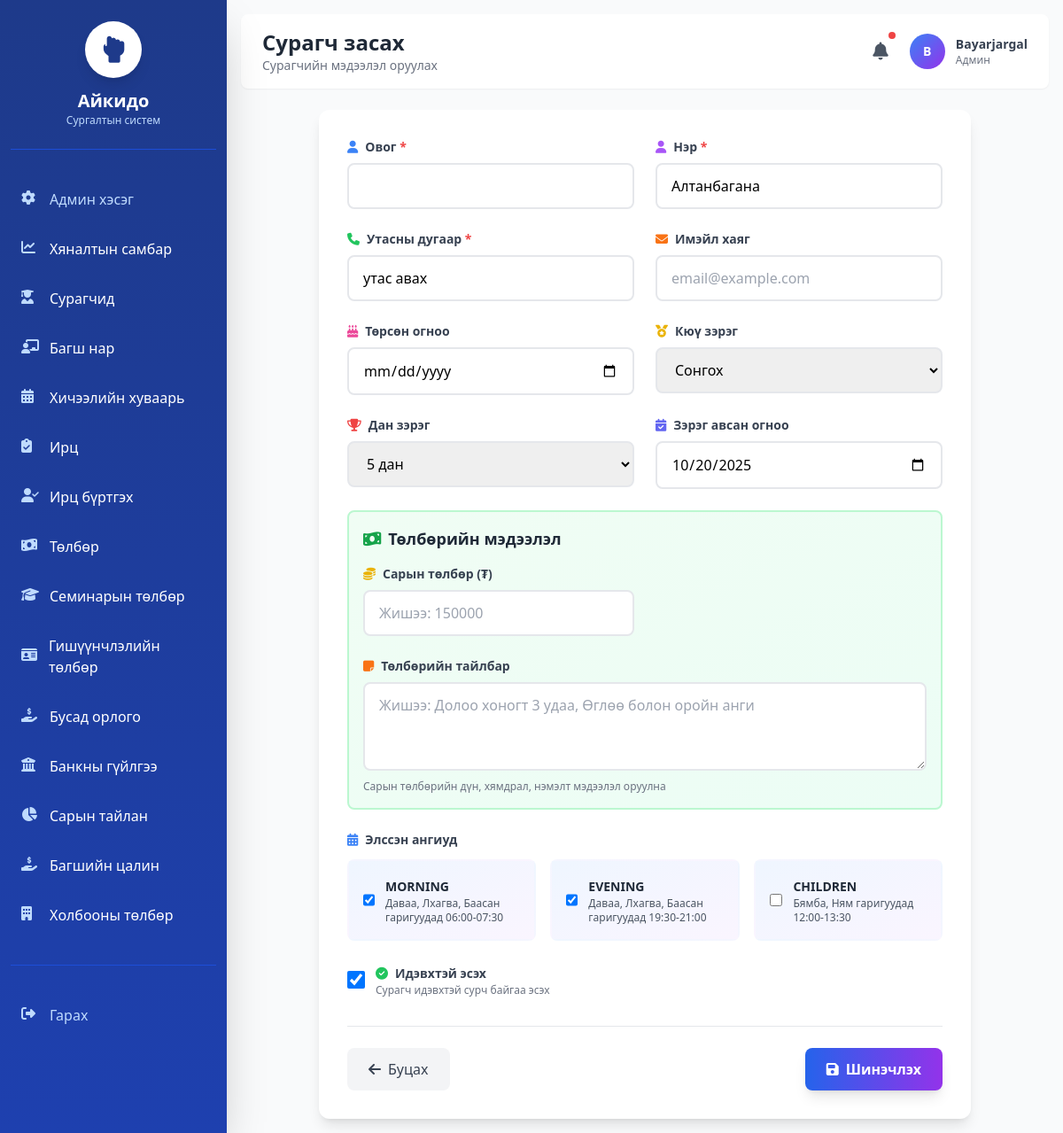
/students/48/edit/ (signed in), run on an earlier commit of the app's database.
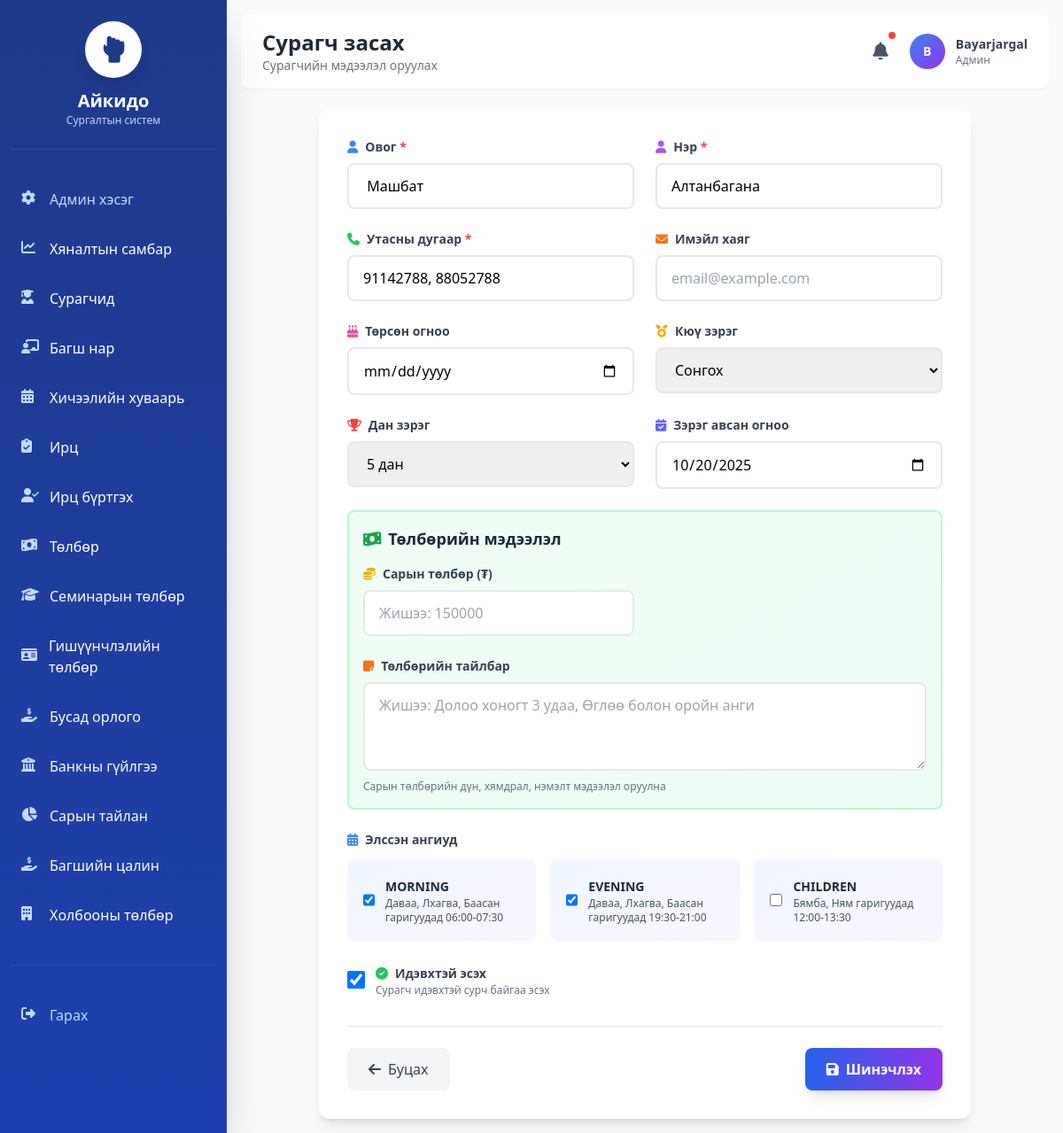
And on a later commit of the database.
### config/aikido_app/models.py (models this page shows, shortened)
class Student(models.Model):
    KYU_CHOICES = [
        (1, '1 кюү'),
        (2, '2 кюү'),
        (3, '3 кюү'),
        (4, '4 кюү'),
        (5, '5 кюү'),
        (6, '6 кюү'),
        (7, '7 кюү'),
        (8, '8 кюү'),
    ]
    DAN_CHOICES = [
        (1, '1 дан'),
        (2, '2 дан'),
        (3, '3 дан'),
        (4, '4 дан'),
        (5, '5 дан'),
        (6, '6 дан'),
        (7, '7 дан'),
        (8, '8 дан'),
    ]
    user = models.OneToOneField(
        User,
        on_delete=models.SET_NULL,
        null=True,
        blank=True,
        related_name='student_profile',
        verbose_name="Хэрэглэгч"
    )
    first_name = models.CharField(max_length=100, verbose_name="Нэр")
    last_name = models.CharField(max_length=100, verbose_name="Овог")
    phone = models.CharField(max_length=20, blank=True, verbose_name="Утас")
    email = models.EmailField(blank=True, verbose_name="И-мэйл")
    date_of_birth = models.DateField(null=True, blank=True, verbose_name="Төрсөн огноо")
    enrollment_date = models.DateField(auto_now_add=True, verbose_name="Элссэн огноо")
    is_active = models.BooleanField(default=True, verbose_name="Идэвхтэй эсэх")
    kyu_rank = models.IntegerField(
        choices=KYU_CHOICES,
        null=True,
        blank=True,
        verbose_name="Кюү зэрэг"
    )
    dan_rank = models.IntegerField(
        choices=DAN_CHOICES,
        null=True,
        blank=True,
        verbose_name="Дан зэрэг"
    )
    current_rank_date = models.DateField(
        null=True,
        blank=True,
        verbose_name="Одоогийн зэрэг авсан огноо"
    )
    monthly_fee = models.DecimalField(
        max_digits=10,
        decimal_places=2,
        null=True,
        blank=True,
        validators=[MinValueValidator(Decimal('0.01'))],
        verbose_name="Сарын төлбөр"
    )
    fee_note = models.TextField(
        blank=True,
        verbose_name="Төлбөрийн тайлбар"
    )
    class_types = models.ManyToManyField(
        'ClassType',
        blank=True,
        verbose_name="Элссэн ангиуд"
    )
    class Meta:
        verbose_name = "Сурагч"
        verbose_name_plural = "Сурагчид"
        ordering = ['last_name', 'first_name']

### config/aikido_app/views.py (the view, shortened to what this page needs)
# urls.py: path('students/<int:pk>/edit/', views.student_edit, name='student_edit'),
@login_required
def student_edit(request, pk):
    try:
        student = Student.objects.get(pk=pk)
    except Student.DoesNotExist:
        messages.error(request, 'Сурагч олдсонгүй.')
        return redirect('student_list')
    class_type_list = ClassType.objects.all()
    return render(request, 'aikido_app/student_form.html', {
        'student': student,
        'class_types': class_type_list
    })

### config/aikido_app/templates/aikido_app/student_form.html (shortened to what the changed rows need)
{% extends 'aikido_app/base.html' %}
{% block page_title %}{% if student %}Сурагч засах{% else %}Шинэ сурагч бүртгэх{% endif %}{% endblock %}
{% block content %}
<div class="max-w-3xl mx-auto px-4">
    <div class="bg-white rounded-xl shadow-lg p-4 lg:p-8">
        <form method="post">
            <div class="grid grid-cols-1 md:grid-cols-2 gap-6">
                <div>
                    <label for="last_name" class="block text-sm font-semibold text-gray-700 mb-2">
                        <i class="fas fa-user mr-2 text-blue-500"></i>Овог <span class="text-red-500">*</span>
                    </label>
                    <input type="text"
                           id="last_name"
                           name="last_name"
                           required
                           value="{{ student.last_name|default:'' }}"
                           class="w-full px-4 py-3 border-2 border-gray-200 rounded-lg focus:border-blue-500 focus:ring-2 focus:ring-blue-200 outline-none transition-all duration-200"
                           placeholder="Сурагчийн овог">
                </div>
                <div>
                    <label for="first_name" class="block text-sm font-semibold text-gray-700 mb-2">
                        <i class="fas fa-user mr-2 text-purple-500"></i>Нэр <span class="text-red-500">*</span>
                    </label>
                    <input type="text"
                           id="first_name"
                           name="first_name"
                           required
                           value="{{ student.first_name|default:'' }}"
                           class="w-full px-4 py-3 border-2 border-gray-200 rounded-lg focus:border-purple-500 focus:ring-2 focus:ring-purple-200 outline-none transition-all duration-200"
                           placeholder="Сурагчийн нэр">
                </div>
                <div>
                    <label for="phone" class="block text-sm font-semibold text-gray-700 mb-2">
                        <i class="fas fa-phone mr-2 text-green-500"></i>Утасны дугаар <span class="text-red-500">*</span>
                    </label>
                    <input type="tel"
                           id="phone"
                           name="phone"
                           required
                           value="{{ student.phone|default:'' }}"
                           class="w-full px-4 py-3 border-2 border-gray-200 rounded-lg focus:border-green-500 focus:ring-2 focus:ring-green-200 outline-none transition-all duration-200"
                           placeholder="99119911">
                </div>
                <div>
                    <label for="dan_rank" class="block text-sm font-semibold text-gray-700 mb-2">
                        <i class="fas fa-trophy mr-2 text-red-500"></i>Дан зэрэг
                    </label>
                    <select name="dan_rank"
                            id="dan_rank"
                            class="w-full px-4 py-3 border-2 border-gray-200 rounded-lg focus:border-red-500 focus:ring-2 focus:ring-red-200 outline-none transition-all duration-200">
                        {% for i in "12345678" %}
                        <option value="{{ i }}" {% if student.dan_rank == i|add:0 %}selected{% endif %}>{{ i }} дан</option>
                        {% endfor %}
                    </select>
                </div>
                <div>
                    <label for="current_rank_date" class="block text-sm font-semibold text-gray-700 mb-2">
                        <i class="fas fa-calendar-check mr-2 text-indigo-500"></i>Зэрэг авсан огноо
                    </label>
                    <input type="date"
                           id="current_rank_date"
                           name="current_rank_date"
                           value="{{ student.current_rank_date|date:'Y-m-d'|default:'' }}"
                           class="w-full px-4 py-3 border-2 border-gray-200 rounded-lg focus:border-indigo-500 focus:ring-2 focus:ring-indigo-200 outline-none transition-all duration-200">
                </div>
            </div>
            <div class="mt-6 p-4 bg-gradient-to-br from-green-50 to-emerald-50 rounded-lg border-2 border-green-200">
                <div class="grid grid-cols-1 md:grid-cols-2 gap-6">
                    <div>
                        <label for="monthly_fee" class="block text-sm font-semibold text-gray-700 mb-2">
                            <i class="fas fa-coins mr-2 text-yellow-500"></i>Сарын төлбөр (₮)
                        </label>
                        <input type="number"
                               id="monthly_fee"
                               name="monthly_fee"
                               step="0.01"
                               min="0"
                               value="{{ student.monthly_fee|default:'' }}"
                               class="w-full px-4 py-3 border-2 border-gray-200 rounded-lg focus:border-green-500 focus:ring-2 focus:ring-green-200 outline-none transition-all duration-200"
                               placeholder="Жишээ: 150000">
                    </div>
                </div>
            </div>
            <div class="mt-6 flex items-center">
                <label class="flex items-center cursor-pointer">
                    <input type="checkbox"
                           name="is_active"
                           {% if not student or student.is_active %}checked{% endif %}
                           class="w-5 h-5 text-blue-600 rounded focus:ring-2 focus:ring-blue-500 mr-3">
                    <div>
                        <span class="text-sm font-semibold text-gray-700">
                        </span>
                        <p class="text-xs text-gray-500">Сурагч идэвхтэй сурч байгаа эсэх</p>
                    </div>
                </label>
            </div>
        </form>
    </div>
</div>
{% endblock %}

What changed in the data, as far as the page shows it:
changed Student "Алтанбагана": last_name (not shown) → "Машбат"; phone "утас авах" → "91142788, 88052788"
